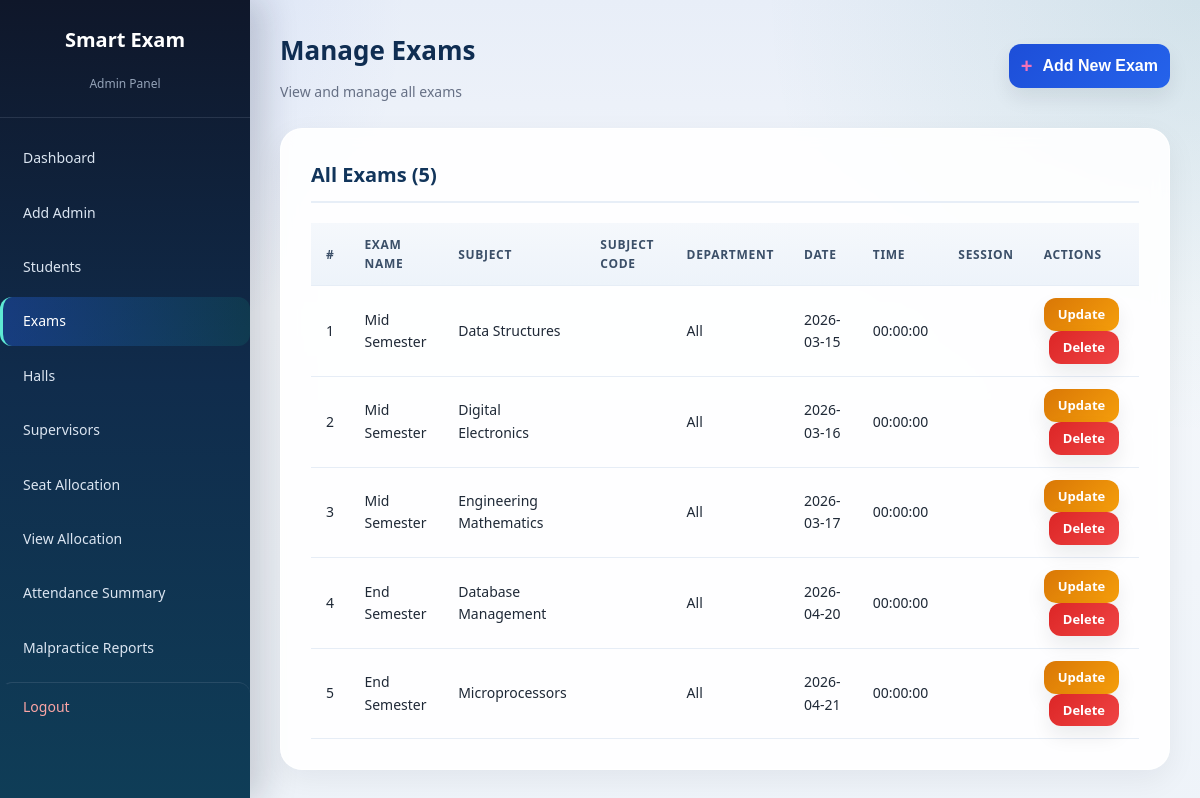
Page /manage_exams.php (signed in) on the committed database.
### tables this page shows
CREATE TABLE IF NOT EXISTS exams (
    id INT AUTO_INCREMENT PRIMARY KEY,
    exam_name VARCHAR(100) NOT NULL,
    subject VARCHAR(100) NOT NULL,
    subject_code VARCHAR(20) NOT NULL,
    department VARCHAR(50) NOT NULL DEFAULT 'All',
    exam_date DATE NOT NULL,
    exam_time TIME NOT NULL,
    session VARCHAR(20) NOT NULL
);

### manage_exams.php (the view, shortened to what this page needs)
<?php
include('../db/config.php');
$edit_exam = null;
$result = $conn->query("SELECT * FROM exams ORDER BY exam_date ASC");
?>
<!DOCTYPE html>
<html lang="en">
<head>
    <link rel="stylesheet" href="../css/style.css">
</head>
<body>
    <div class="page-wrapper">
        <div class="sidebar">
            <div class="sidebar-header">
                <h3>Smart Exam</h3>
                <p>Admin Panel</p>
            </div>
            <ul class="sidebar-nav">
                <li><a href="dashboard.php">Dashboard</a></li>
                <li><a href="add_admin.php">Add Admin</a></li>
                <li><a href="manage_students.php">Students</a></li>
                <li><a href="manage_exams.php" class="active">Exams</a></li>
                <li><a href="manage_halls.php">Halls</a></li>
                <li><a href="manage_supervisors.php">Supervisors</a></li>
                <li><a href="allocate_seat.php">Seat Allocation</a></li>
                <li><a href="view_allocation.php">View Allocation</a></li>
                <li><a href="view_attendance_summary.php">Attendance Summary</a></li>
                <li><a href="view_malpractice_summary.php">Malpractice Reports</a></li>
                <li><a href="logout.php" class="logout-link">Logout</a></li>
            </ul>
        </div>
        <div class="main-content">
            <div class="page-header">
                <div class="page-title-info">
                    <h1>Manage Exams</h1>
                    <p>View and manage all exams</p>
                </div>
                <button id="toggle-exam-form" class="btn btn-primary btn-add" aria-expanded="false" aria-controls="exam-form-panel">
                    <span class="toggle-plus">+</span> <span class="toggle-text"><?php echo $edit_exam ? 'Update Exam' : 'Add New Exam'; ?></span>
                </button>
            </div>
            <div class="content-box">
                <h2>All Exams (<?php echo $result->num_rows; ?>)</h2>
                <?php if ($result->num_rows > 0): ?>
                <table class="data-table">
                    <thead>
                        <tr>
                            <th>#</th>
                            <th>Exam Name</th>
                            <th>Subject</th>
                            <th>Subject Code</th>
                            <th>Department</th>
                            <th>Date</th>
                            <th>Time</th>
                            <th>Session</th>
                            <th>Actions</th>
                        </tr>
                    </thead>
                    <tbody>
                        <?php $count = 1; while ($row = $result->fetch_assoc()): ?>
                        <tr>
                            <td><?php echo $count++; ?></td>
                            <td><?php echo htmlspecialchars($row['exam_name']); ?></td>
                            <td><?php echo htmlspecialchars($row['subject']); ?></td>
                            <td><?php echo htmlspecialchars($row['subject_code']); ?></td>
                            <td><?php echo htmlspecialchars($row['department'] ?? 'All'); ?></td>
                            <td><?php echo $row['exam_date']; ?></td>
                            <td><?php echo $row['exam_time']; ?></td>
                            <td><?php echo htmlspecialchars($row['session']); ?></td>
                            <td>
                                <a href="manage_exams.php?edit=<?php echo $row['id']; ?>"
                                   class="btn btn-warning btn-small">Update</a>
                                <a href="manage_exams.php?delete=<?php echo $row['id']; ?>"
                                   class="btn btn-danger btn-small"
                                   style="margin-left:5px;"
                                   onclick="return confirmDelete('exam')">Delete</a>
                            </td>
                        </tr>
                        <?php endwhile; ?>
                    </tbody>
                </table>
                <?php else: ?>
                    <p>No exams found. <a href="manage_exams.php">Add one now</a>.</p>
                <?php endif; ?>
            </div>
        </div>
    </div>
</body>
</html>

### style.css (style rules this page uses)
:root { --bg: #f4f7fb; --bg-accent: #e8eef8; --surface: rgba(255, 255, 255, 0.9); --surface-strong: #ffffff; --text: #1f2937; --muted: #667085; --border: #d8e1ee; --primary: #0f766e; --primary-dark: #115e59; --secondary: #1d4ed8; --secondary-dark: #1e40af; --success: #059669; --success-dark: #047857; --danger: #dc2626; --danger-dark: #b91c1c; --warning: #d97706; --warning-dark: #b45309; --shadow: 0 18px 45px rgba(15, 23, 42, 0.08); --shadow-soft: 0 10px 30px rgba(15, 23, 42, 0.06); }
* { margin: 0; padding: 0; box-sizing: border-box; }
body { font-family: 'Trebuchet MS', 'Segoe UI', Tahoma, Geneva, Verdana, sans-serif; background: radial-gradient(circle at top left, rgba(29, 78, 216, 0.12), transparent 28%), radial-gradient(circle at top right, rgba(15, 118, 110, 0.1), transparent 30%), linear-gradient(180deg, var(--bg-accent) 0%, var(--bg) 38%, #eef3f9 100%); color: var(--text); line-height: 1.6; }
a { text-decoration: none; color: var(--secondary); }
.btn { display: inline-block; padding: 10px 22px; border: none; border-radius: 12px; font-size: 14px; font-weight: 600; cursor: pointer; transition: transform 0.15s, box-shadow 0.2s, background-color 0.2s; box-shadow: 0 10px 20px rgba(15, 23, 42, 0.08); }
.btn-primary { background: linear-gradient(135deg, var(--secondary), #2563eb); color: #fff; padding: 12px; font-size: 16px; }
.btn-danger { background: linear-gradient(135deg, var(--danger), #ef4444); color: #fff; }
.btn-warning { background: linear-gradient(135deg, var(--warning), #f59e0b); color: #fff; }
.btn-small { padding: 6px 14px; font-size: 13px; }
.btn-add { display: inline-flex; align-items: center; gap: 10px; }
.page-wrapper { display: flex; min-height: 100vh; }
.sidebar { width: 250px; background: linear-gradient(180deg, #0f172a 0%, #102c4c 48%, #0f3d57 100%); color: #fff; padding: 0; position: fixed; top: 0; left: 0; height: 100vh; overflow-y: auto; box-shadow: 14px 0 32px rgba(15, 23, 42, 0.18); }
.sidebar-header { padding: 24px 20px; text-align: center; border-bottom: 1px solid rgba(148, 163, 184, 0.18); }
.sidebar-header h3 { font-size: 16px; margin-bottom: 4px; }
.sidebar-header p { font-size: 12px; color: #94a3b8; }
.sidebar-nav { list-style: none; padding: 10px 0; }
.sidebar-nav li a { display: block; padding: 13px 20px; color: #dbe5f1; font-size: 14px; transition: background-color 0.25s, color 0.25s, border-left-color 0.25s; border-left: 3px solid transparent; }
.sidebar-nav li a:hover, .sidebar-nav li a.active { background: linear-gradient(90deg, rgba(37, 99, 235, 0.34), rgba(15, 118, 110, 0.22)); color: #fff; border-left-color: #5eead4; text-decoration: none; }
.sidebar-nav li a.logout-link { color: #fca5a5; border-top: 1px solid rgba(148, 163, 184, 0.18); margin-top: 10px; }
.sidebar h3 { font-size: 20px; margin-bottom: 18px; color: #fff; }
.sidebar a { display: block; color: #dbe5f1; padding: 12px 16px; border-radius: 12px; transition: background-color 0.25s, color 0.25s; margin: 6px 0; }
.sidebar a:hover, .sidebar a.active { background: rgba(255, 255, 255, 0.08); color: #fff; }
.main-content { margin-left: 250px; padding: 30px; flex: 1; background-color: transparent; }
.page-header { margin-bottom: 25px; display: flex; align-items: center; justify-content: space-between; gap: 20px; flex-wrap: wrap; }
.page-header .page-title-info { display: flex; flex-direction: column; gap: 4px; }
.page-header h1 { font-size: 26px; color: #0f2d52; margin-bottom: 5px; }
.page-header p { color: var(--muted); font-size: 14px; }
.content-box { background: var(--surface); border-radius: 22px; padding: 30px; box-shadow: var(--shadow-soft); margin-bottom: 25px; border: 1px solid rgba(255, 255, 255, 0.9); backdrop-filter: blur(8px); }
.content-box h2 { font-size: 20px; color: #12355b; margin-bottom: 20px; padding-bottom: 10px; border-bottom: 2px solid #e7eef7; }
.toggle-plus { font-size: 20px; line-height: 1; font-weight: 700; color: #f472b6; }
.data-table { width: 100%; border-collapse: collapse; margin-top: 15px; }
.data-table th, .data-table td { padding: 12px 15px; text-align: left; border-bottom: 1px solid #e6edf6; font-size: 14px; }
.data-table th { background: linear-gradient(180deg, #f5f8fc 0%, #edf3fa 100%); font-weight: 600; color: #3b4f68; text-transform: uppercase; font-size: 12px; letter-spacing: 0.7px; }

### rows in the picture
exams: exam_name "Mid Semester", subject "Data Structures", department "All", exam_date "2026-03-15", exam_time "00:00:00"
exams: exam_name "Mid Semester", subject "Digital Electronics", department "All", exam_date "2026-03-16", exam_time "00:00:00"
exams: exam_name "Mid Semester", subject "Engineering Mathematics", department "All", exam_date "2026-03-17", exam_time "00:00:00"
exams: exam_name "End Semester", subject "Database Management", department "All", exam_date "2026-04-20", exam_time "00:00:00"
exams: exam_name "End Semester", subject "Microprocessors", department "All", exam_date "2026-04-21", exam_time "00:00:00"

### other values in the picture
$result->num_rows "5"
